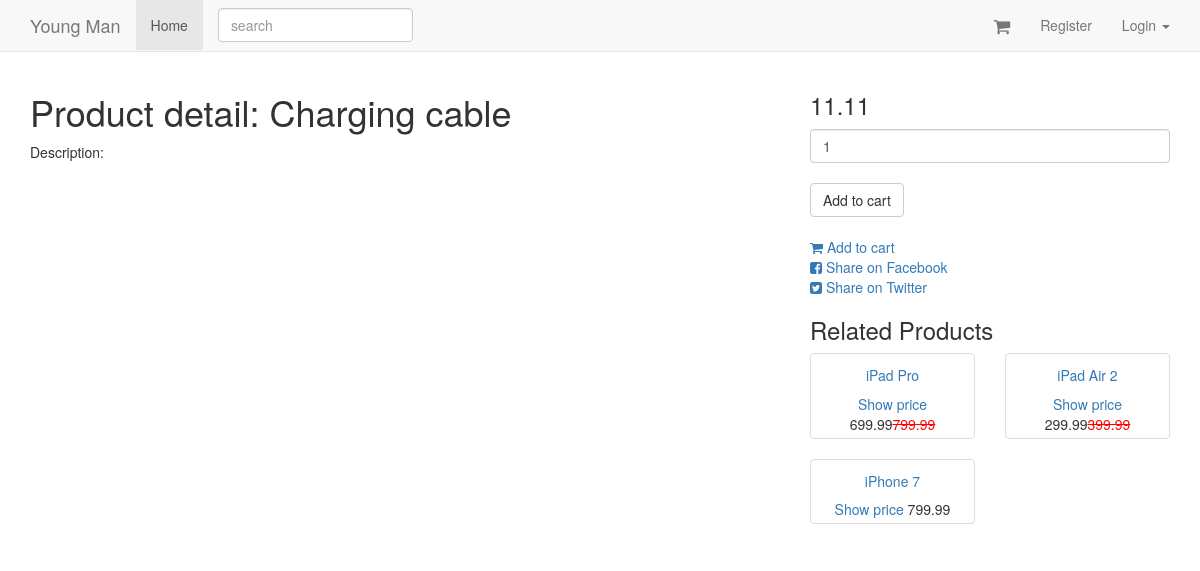
The app's page /products/4 with its own data.
### products/models.py (models this page shows, shortened)
class Product(models.Model):
	title = models.CharField(max_length=120)
	description = models.TextField(blank=True, null=True)
	price = models.DecimalField(decimal_places=2, max_digits=20)
	active = models.BooleanField(default=True)
	categories = models.ManyToManyField('Category', blank=True)
	default = models.ForeignKey('Category', related_name="default_category", null=True, blank=True)
	objects = ProductManager()
	class Meta:
		ordering = ["-title"]
	def get_absolute_url(self):
		return reverse("product_detail", kwargs={"pk": self.pk})
	def get_image_url(self):
		img = self.productimage_set.first()
		if img:
			return img.image.url
		return img

class Variation(models.Model):
	product = models.ForeignKey(Product)
	title = models.CharField(max_length=120)
	price = models.DecimalField(decimal_places=2, max_digits=20)
	sale_price = models.DecimalField(decimal_places=2, max_digits=20, null=True, blank=True)
	active = models.BooleanField(default=True)
	inventory = models.IntegerField(null=True, blank=True) # refer - 1 = unlimited amount
	def get_html_price(self):
		if self.sale_price is not None:
			html_text = "<span class='sale-price'>{}</span><span class='original-price'>{}</span>".format(self.sale_price, self.price)
		else:
			html_text = "<span class='price'>{}</span>".format(self.price)
		return mark_safe(html_text)

### products/views.py (the view)
# urls.py: url(r'^(?P<pk>\d+)$', ProductDetailView.as_view(), name='product_detail'),
class ProductDetailView(DetailView):
	model = Product
	def get_context_data(self, *args, **kwargs):
		context = super().get_context_data(*args, **kwargs)
		instance = self.get_object()
		context["related"] = sorted(Product.objects.get_related(instance).order_by("title")[:6], key=lambda x: random.random())
		return context

### products/models.py (called while the page is built)
	def active(self):
		return self.filter(active=True)

	def get_queryset(self):
		return ProductQuerySet(self.model, using=self._db)

	def all(self):
		return self.get_queryset().active()

	def get_related(self, instance):
		products_one = self.get_queryset().filter(categories__in=instance.categories.all())
		products_two = self.get_queryset().filter(default=instance.default)
		qs = (products_one | products_two).exclude(id=instance.id).distinct()
		return qs

### products/templates/products/product_detail.html (shortened to what this page needs)
{% extends 'base.html' %}
{% block content %}
<br>
<div class="row">
    <div class="col-sm-8">
        <h1>Product detail: {{ object.title }}</h1>
        <div>Description: {{ object.description }}</div>
    </div>
    <div class="col-sm-4">
        <form action="{% url 'carts' %}" method="GET" id="add-form">
            {% if object.variation_set.count > 1 %}
            <h3 id="price"></h3>
            <select name="item" id="" class="form-control variation_select">
                {% for variation in object.variation_set.all %}
                <option data-image="" data-sale-price="{{ variation.sale_price }}" data-price="{{ variation.price }}" value="{{ variation.id }}">{{ variation }}</option>
                {% endfor %}
            </select><br>
            {% else %}
            <h3 id="price">
                {% if object.variation_set.first.sale_price %}
                    {{ object.variation_set.first.sale_price }}
                    <small class="original-price">{{ object.variation_set.first.price }}</small>
                {% else %}
                    {{ object.variation_set.first.price }}
                {% endif %}
            </h3>
            {% endif %}
            <input type="number" name="quantity" value=1 class="form-control">
            <br>
            <input type="submit" class="btn btn-default" value="Add to cart" id="submit-btn">
        </form>
        <br>
        <a href=""><i class="fa fa-shopping-cart" aria-hidden="true"></i> Add to cart</a></br>
        <a href="https://www.facebook.com/sharer/sharer.php?u={{ request.build_absolute_uri }}/"><i class="fa fa-facebook-square" aria-hidden="true"></i> Share on Facebook</a>
        <br>
        <a href="https://twitter.com/home?status=I'm%20going%20to%20learn%20to%20Code...%20Come%20build%20an%20web%20apsp%20with%20me!%20%23CFE%20and%20@justinmitchel%20http://codingforentrepreneurs.com/"> <i class="fa fa-twitter-square" aria-hidden="true"></i> Share on Twitter</a>
        <br>
        <h3>Related Products</h3>
        <div class="row">
            {% for product in related %}
            <div class="col-sm-6">
                {% include 'products/product_thumbnail.html' with object=product price="True" %}
            </div>
            {% cycle '' '</div><div class="row">' %} {% endfor %}
        </div>
    </div>
</div>
{% endblock %}

### products/templates/products/product_thumbnail.html (shortened to what this page needs)
<div class="thumbnail text-center">
    <h5><a href="{{ object.get_absolute_url }}">{{ object.title }}</a></h5>
    {% if price == "True" %}
    	<a href="">Show price</a>
    	{{ object.variation_set.first.get_html_price }}
    {% endif %}
</div>

### static/our_static/css/navbar-static-top.css (style rules this page uses)
body { min-height: 2000px; }

### static/our_static/css/custom.css (style rules this page uses)
.original-price { color: red; text-decoration: line-through; }

### records on screen
Product: title "Charging cable", variation_set.first.price "11.11"
Product: title "iPad Pro", variation_set.first.get_html_price "699.99 799.99"
Product: title "iPad Air 2", variation_set.first.get_html_price "299.99 399.99"
Product: title "iPhone 7", variation_set.first.get_html_price "799.99"
